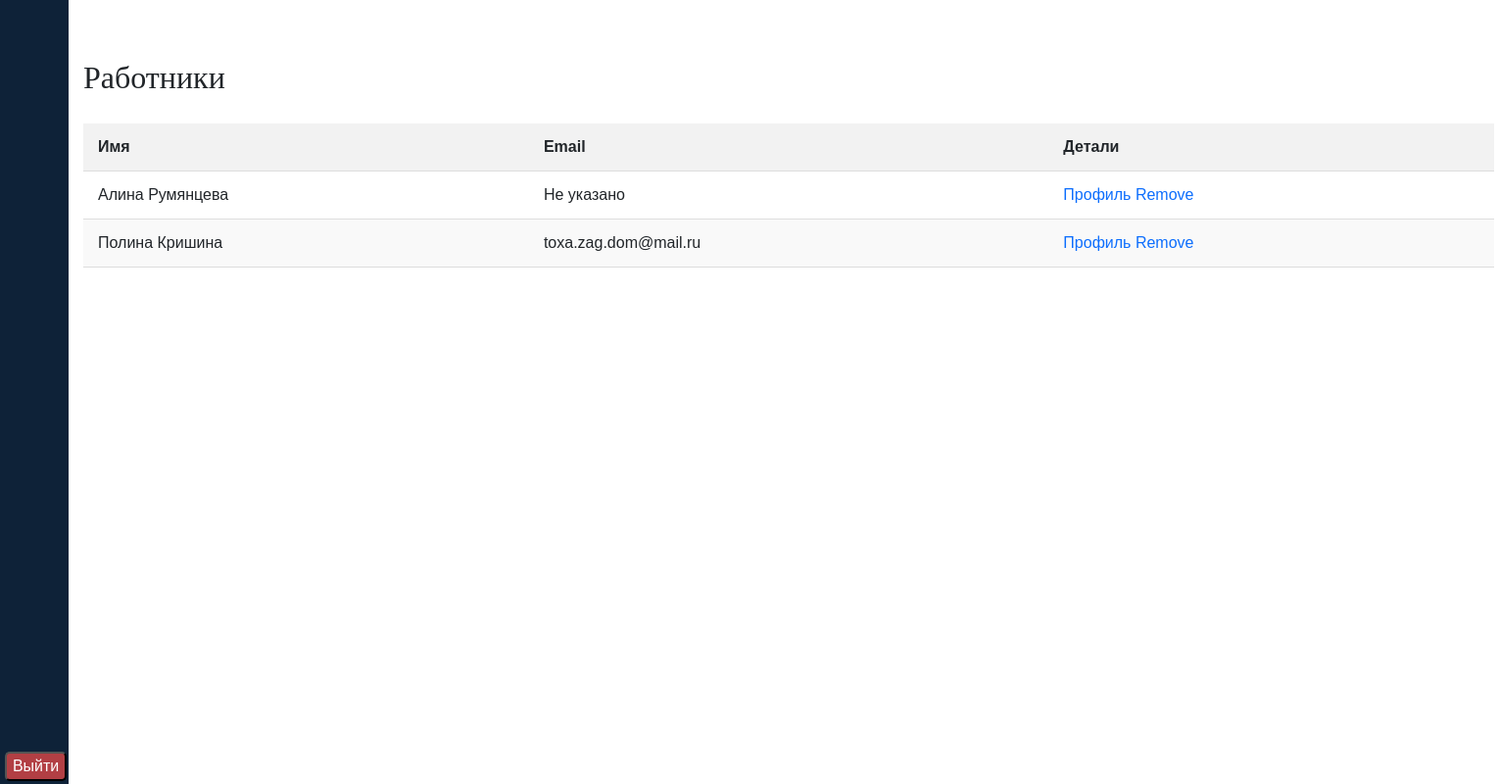
The app's page /appointment/app-admin/staff-list/ (signed in), older data.
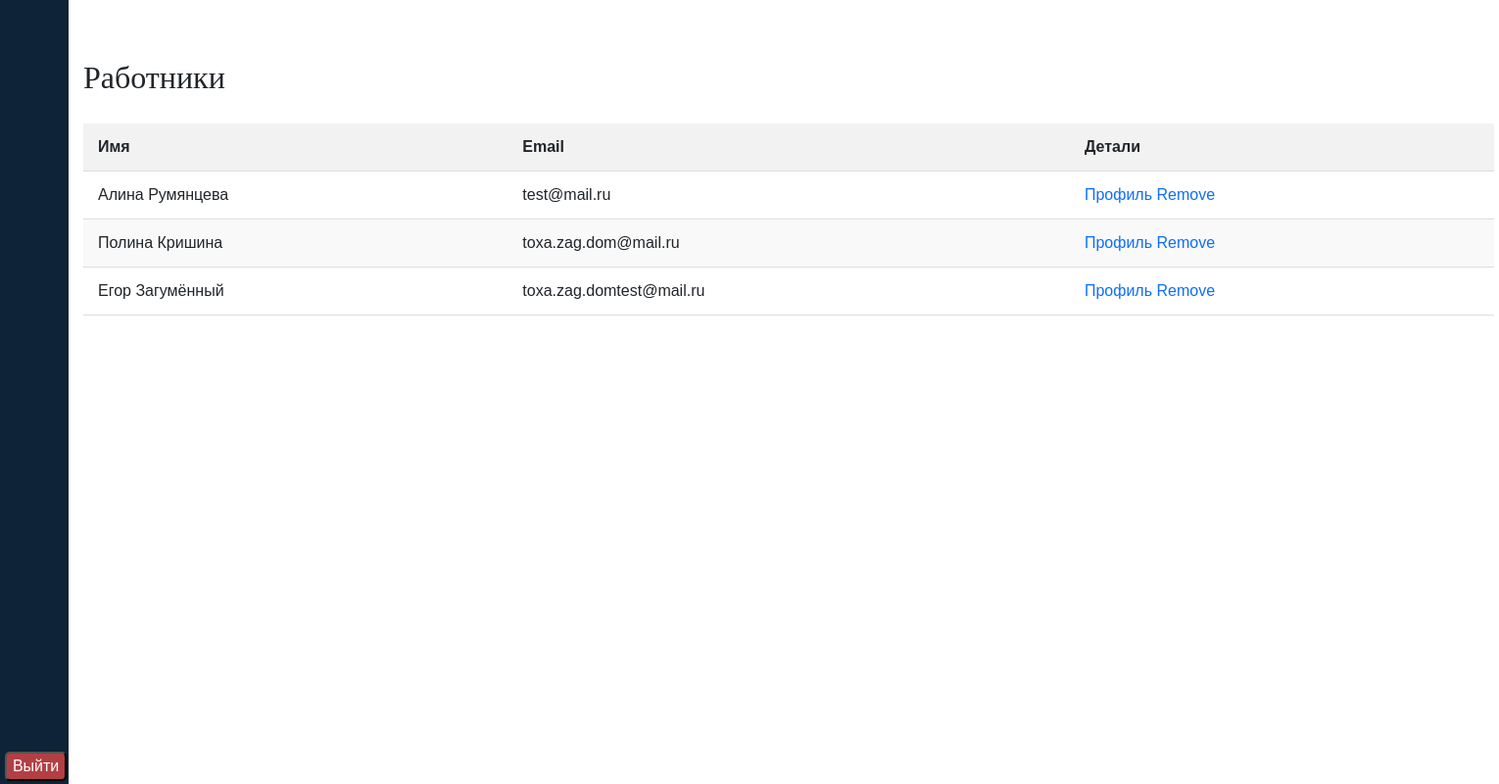
The same page, newer data.
### appointment/models.py (models this page shows, shortened)
class StaffMember(models.Model):
    user = models.OneToOneField(settings.AUTH_USER_MODEL, on_delete=models.CASCADE)
    services_offered = models.ManyToManyField(Service)
    slot_duration = models.PositiveIntegerField(
        null=True, blank=True,
        help_text='(Количество слотов доступных для записи к данному работнику, день будет разбит на промежутки по'
                  ' установленному количеству минут)'
    )
    lead_time = models.TimeField(
        null=True, blank=True,
        help_text="Время начала рабочего дня"
    )
    finish_time = models.TimeField(
        null=True, blank=True,
        help_text="Время конца рабочего дня"
    )
    appointment_buffer_time = models.FloatField(
        blank=True, null=True,
        help_text='Время между текущим моментом и первым доступным интервалом на текущий день (не влияет на завтра)'
    )
    def get_staff_member_name(self):
        name_options = [
            getattr(self.user, 'get_full_name', lambda: '')(),
            f"{self.user.first_name} {self.user.last_name}",
            self.user.username,
            self.user.email,
            f"Staff Member {self.id}"
        ]
        return next((name.strip() for name in name_options if name.strip()), "Unknown")

### appointment/views_admin.py (the view)
# urls.py: path('staff-list/', views_admin.get_staff_list, name='get_staff_list'),
@require_user_authenticated
@require_staff_or_superuser
def get_staff_list(request):
    staff_members = StaffMember.objects.all()
    context = {'staff_members': staff_members}
    return render(request, 'administration/staff_list.html', context=context)

### appointment/templates/administration/staff_list.html (shortened to what this page needs)
{% extends 'mainController/layout.html'%}
{% load i18n %}
{% load static %}
{% block customCSS %}
    <link rel="stylesheet" type="text/css" href="{% static 'css/app_admin/staff_list.css' %}"/>
{% endblock %}
{% block body %}
    <section class="content content-wrapper">
        <div class="profile-container">
            <section class="profile-section">
                <div class="section-header">
                    <h2 class="section-header-itm">{% trans 'Работники' %}</h2>
                </div>
                <div class="responsive-table-container">
                    <table>
                        <thead>
                        <tr>
                            <th>{% trans 'Имя' %}</th>
                            <th>{% trans 'Email' %}</th>
                            <th>{% trans 'Детали' %}</th>
                        </tr>
                        </thead>
                        <tbody>
                        {% for staff_member in staff_members %}
                            <tr>
                                <td>{{ staff_member.get_staff_member_name }}</td>
                                <td>{{ staff_member.user.email|default:"Не указано" }}</td>
                                <td>
                                    <a href="{% url 'user_profile' staff_member.user.id %}"
                                       class="modify-btn button-color-blue">{% trans 'Профиль' %}</a>
                                    <a href="{% url 'remove_staff_member' staff_member.user.id %}"
                                       class="modify-btn button-color-red">{% trans 'Remove' %}</a>
                                </td>
                            </tr>
                        {% empty %}
                            <tr>
                                <td colspan="3">{% trans 'Сотрудников не добавлено' %}.</td>
                            </tr>
                        {% endfor %}
                        </tbody>
                    </table>
                </div>
            </section>
        </div>
    </section>
{% endblock %}

Row changes from the older to the newer data that the page shows:
changed StaffMember "Алина Румянцева": user.email "Не указано" → "test@mail.ru"
added StaffMember: get_staff_member_name "Егор Загумённый", user.email "toxa.zag.domtest@mail.ru"
